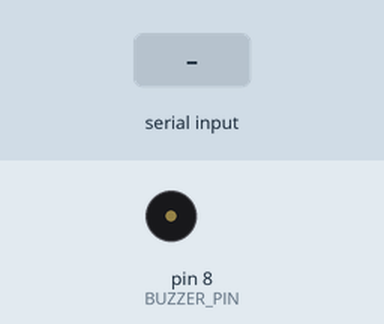
Simulated run of this sketch. Board: Arduino Uno, built with avr-gcc and run on an emulated ATmega328P. On the bench: buzzer (waves = sounding). Inputs (shaded band) come from the test bench.

Above: at 1.2 s.
1.3 s: "B" received over Serial
At 1.4 s:
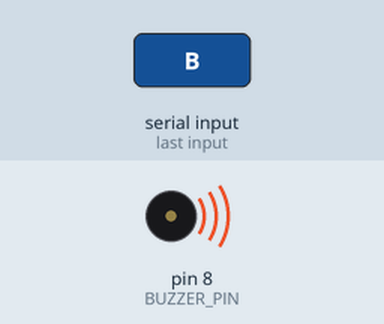
Timing chart, 0 to 4.3 s (numbered marks = the images above; inputs shaded):
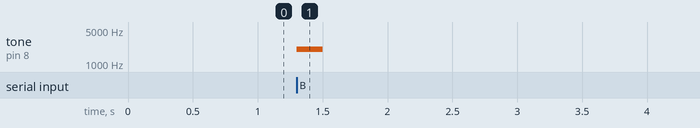

Measured:
- after the input at 1.3 s, tone on pin 8 (BUZZER_PIN): silent → 2000 Hz at once, → silent 0.20 s later

The sketch:

speaker.ino
```cpp
const int BUZZER_PIN = 8;

void setup() {
  Serial.begin(115200);
  pinMode(BUZZER_PIN, OUTPUT);
}

void loop() {
  if (Serial.available() > 0) {
    char incomingByte = Serial.read();

    if (incomingByte == 'B') {
      // Pin, Frequency (1000Hz), Duration (200ms)
      // This fires the PWM timer and instantly moves to the next line
      tone(BUZZER_PIN, 1000, 200);
    }

    if (incomingByte == 'B') {
      // Pin, Frequency (2000Hz), Duration (200ms)
      // This fires the PWM timer and instantly moves to the next line
      tone(BUZZER_PIN, 2000, 200);
    }
  }
}
```
